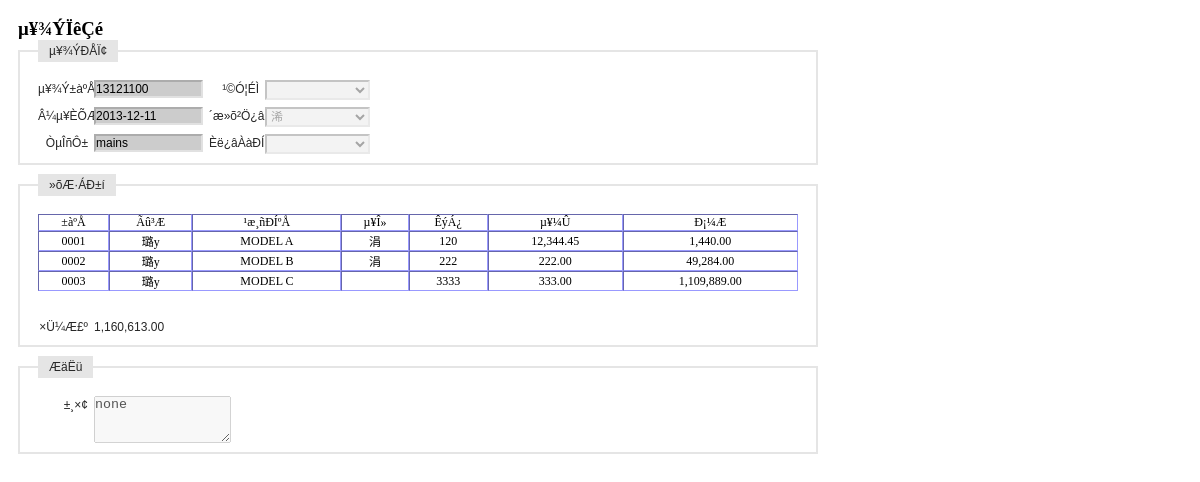
The page /receipt_inout/receipt_show_inout.php?id=13121100 (signed in) on the database its author committed.
### tables this page shows
CREATE TABLE `test_receipt` (
  `id` varchar(8) NOT NULL,
  `date` date default NULL,
  `yewuyuan` varchar(10) default NULL,
  `type` varchar(4) default NULL,
  `company` varchar(4) default NULL,
  `warehouse` varchar(4) default NULL,
  `remark` varchar(100) default NULL,
  `itemstring` varchar(200) default NULL,
  PRIMARY KEY  (`id`)
);

CREATE TABLE `table_warehouse` (
  `id` varchar(4) NOT NULL,
  `name` varchar(10) NOT NULL,
  `fuzeren` varchar(10) default NULL,
  `phone` varchar(8) default NULL,
  `address` varchar(50) default NULL,
  `remark` varchar(50) default NULL,
  PRIMARY KEY  (`id`,`name`)
);

CREATE TABLE `tb_product` (
  `id` int(4) NOT NULL auto_increment,
  `maintype` varchar(20) NOT NULL,
  `subtype` varchar(20) NOT NULL,
  `name` varchar(20) NOT NULL,
  `encode` varchar(20) NOT NULL,
  `barcode` varchar(20) NOT NULL,
  `size` varchar(20) NOT NULL,
  `unit` varchar(10) NOT NULL,
  `upperlimit` int(4) NOT NULL,
  `lowerlimit` int(4) NOT NULL,
  `inprice` int(4) NOT NULL,
  `outprice` int(4) NOT NULL,
  `tupian` varchar(100) NOT NULL,
  `jianjie` mediumtext NOT NULL,
  `addtime` varchar(20) NOT NULL,
  PRIMARY KEY  (`id`,`encode`,`barcode`)
);

### receipt_inout/receipt_show_inout.php (the view, shortened to what this page needs)
<?php
	$id = $_GET[id];
	$query = "select * from test_receipt where id = '$id'";
	$result = mysql_query($query);
	$RS = mysql_fetch_array($result);
	$date = $RS[date];
	$yewuyuan = $RS[yewuyuan];
	$itemstr = $RS[itemstring];
	$remark = $RS[remark];
	$query = "select name from table_warehouse where id = '$RS[warehouse]'";
	$result_warehouse = mysql_query($query);
	$RS2 = mysql_fetch_array($result_warehouse);
	$warehouse = $RS2[name];
	$query = "select name from table_company where id = '$RS[company]'";
	$result_company = mysql_query($query);
	$RS2 = mysql_fetch_array($result_company);
	$company = $RS2[name];
	$query = "select name from tb_inout where id = $RS[type]";
	$result_inout = mysql_query($query);
	$RS2 = mysql_fetch_array($result_inout);
	$type = $RS2[name];
?>
<!DOCTYPE html PUBLIC "-//W3C//DTD XHTML 1.0 Transitional//EN" "http://www.w3.org/TR/xhtml1/DTD/xhtml1-transitional.dtd">
<html xmlns="http://www.w3.org/1999/xhtml">
<head>
</head>
<link rel="stylesheet" type="text/css" href="../css/iframe.css" media="screen" />
<body  style="width:800px">
<form id="item_in" name="item_in" method="post" action="receipt_in_bg.php" onsubmit=" return checkForm()">
  <h3>µ¥¾ÝÏêÇé</h3>
  <fieldset>
  <legend>µ¥¾ÝÐÅÏ¢</legend>
  <label>µ¥¾Ý±àºÅ</label>
  <input id="id" name="id" type="text" value="<?php echo $id;?>" style="background-color:#CCCCCC" readonly/>
  <label>¹©Ó¦ÉÌ</label>
  <select name="company" id="company" disabled>
    <?php echo "<option value='$RS[company]'>$company</option>";?>
  </select>
  <p>&nbsp;</p>
  <label>Â¼µ¥ÈÕÆÚ</label>
  <input name="date" id="date" type="text" value="<?php echo $date;?>" style="background-color:#CCCCCC" readonly/>
  <label>´æ»õ²Ö¿â</label>
  <select id="warehouse" name="warehouse" disabled>
    <?php echo "<option value='$RS[warehouse]'>$warehouse</option>";?>
  </select>
  <p>&nbsp;</p>
  <label>ÒµÎñÔ±</label>
  <input id="yewuyuan" name="yewuyuan" type="text" value="<?php echo $yewuyuan;?>" style="background-color:#CCCCCC" readonly/>
  <label>Èë¿âÀàÐÍ</label>
  <select id="type" name="type" disabled>
    <?php echo "<option value='$RS[type]'>$type</option>";?>
  </select>
  </fieldset>
  <fieldset>
  <legend>»õÆ·ÁÐ±í</legend>
  <table id="item_list" border="1" width="100%" cellspacing="0" cellpadding="5" style="font-size:12px; border:thin; border-color:#9999FF ">
    <tr align="center">
      <td>±àºÅ</td>
      <td>Ãû³Æ</td>
      <td>¹æ¸ñÐÍºÅ</td>
      <td>µ¥Î»</td>
      <td>ÊýÁ¿</td>
      <td>µ¥¼Û</td>
      <td>Ð¡¼Æ</td>
    </tr>
	<?php
		$item_list = explode('|',$itemstr);
		$sum = 0.00;
		foreach($item_list as $str){
			echo '<tr align="center">';
			$item_info = explode('+',$str);
			$item_id = $item_info[0];
			$item_num = $item_info[1];
			$item_price = number_format($item_info[2],2);
			echo "<td>$item_id</td>";
			if(1){
				$query = "select * from tb_product where encode = '$item_id'";
				$result_iteminfo = mysql_query($query);
				$RS2 = mysql_fetch_array($result_iteminfo);
				echo "<td>$RS2[name]</td>";
				echo "<td>$RS2[size]</td>";
				echo "<td>$RS2[unit]</td>";
			}
			else{
				echo "<td></td>";
				echo "<td></td>";
				echo "<td></td>";
			}
			$total = number_format($item_num * $item_price,2);
			echo "<td>$item_num</td>";
			echo "<td>$item_price</td>";
			echo "<td>$total</td>";
			echo '</tr>';
			$sum = $sum + $item_num * $item_price;
		}
		$sum_str = number_format($sum,2);
	?>
  </table>
  <p>&nbsp;</p>
  <label>×Ü¼Æ£º</label><label><?php echo $sum_str;?></label>
  </fieldset>
  <fieldset>
  <legend>ÆäËü</legend>
  <label>±¸×¢</label>
  <textarea name="remark" cols="15" rows="3" disabled><?php echo $remark;?></textarea>
  </fieldset>
</form>
</body>
</html>

### css/iframe.css (style rules this page uses)
* { margin: 0; padding: 0; }
body { background: #FFF; padding: 18px; }
form fieldset { border: #E5E5E5 2px solid; clear: both; margin-bottom: 9px; overflow: hidden; padding: 9px 18px; }
form input, form select { border-color: #ACACAC #E1E1E1 #E1E1E1 #ACACAC; border-style: solid; border-width: 2px; float: left; font-size:12px; margin-right: 6px; width: 105px; }
form label { color: #262626; font: normal 12px/18px Arial, sans-serif; float: left; margin-right: 6px; text-align: right; width: 50px; }
form legend { background: #E5E5E5; color: #262626; font: normal 12px/18px Arial, sans-serif; margin-bottom: 9px; padding: 2px 11px; }
p { color: #666; font: normal 12px/18px Arial, sans-serif; margin-bottom: 9px; }

### rows shown on the page
test_receipt: date "2013-12-11", yewuyuan "mains", itemstring "0001", itemstring "120", itemstring "12,344.45", itemstring "1,440.00", itemstring "0002", itemstring "222", itemstring "222.00", itemstring "49,284.00", itemstring "0003", itemstring "3333", itemstring "333.00", itemstring "1,109,889.00", remark "none"
table_warehouse: warehouse "浠"
tb_product: name "璐у", size "MODEL A", unit "涓"
tb_product: name "璐у", size "MODEL B", unit "涓"
tb_product: name "璐у", size "MODEL C"

### other values the page prints
$sum_str "1,160,613.00"
